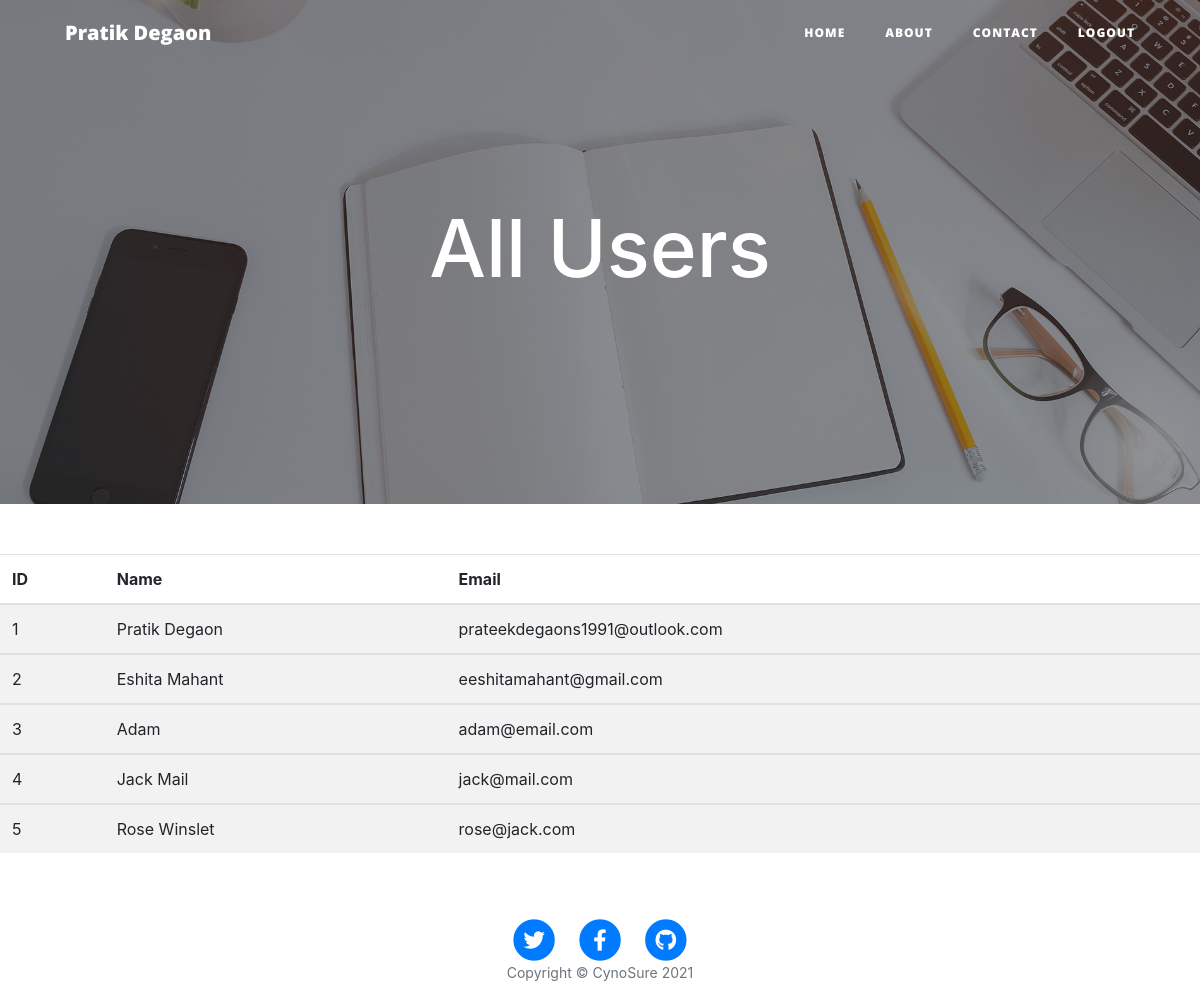
The page /allUsers/ (signed in) on the database as committed earlier.
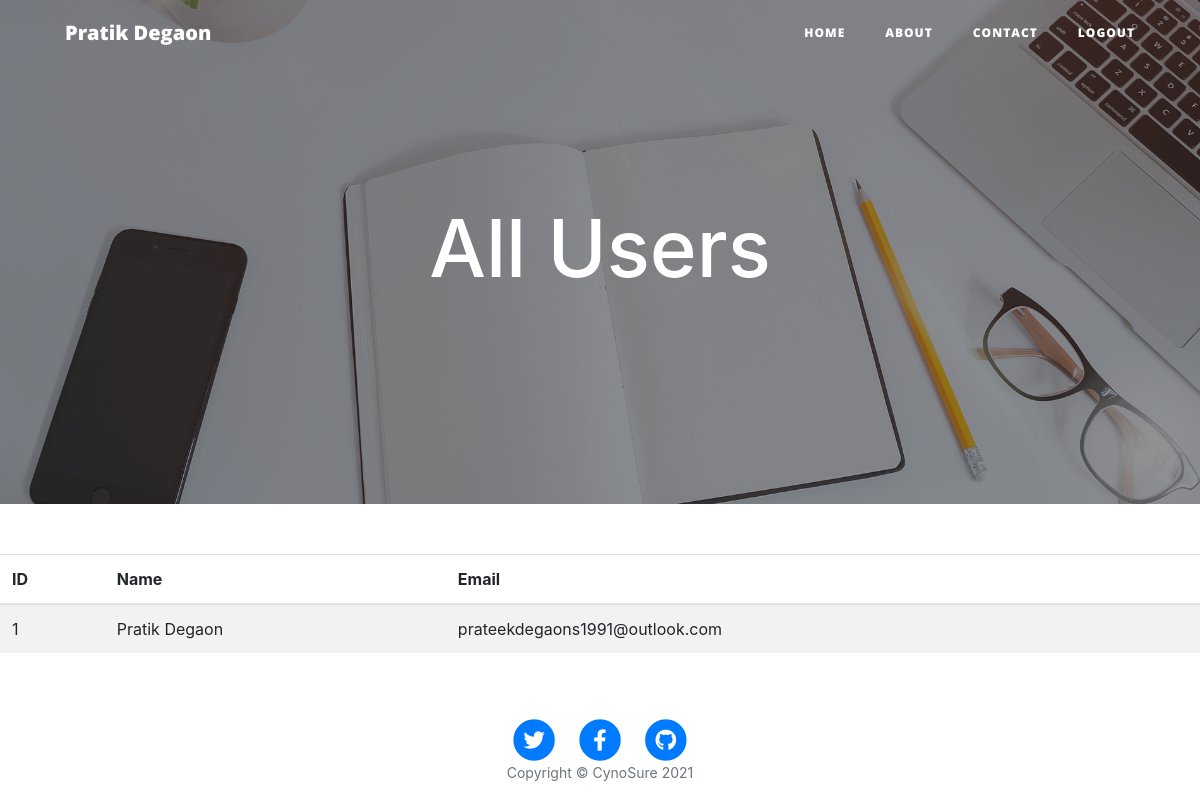
The same page on the database as committed later.
### main.py (models this page shows)
class User(UserMixin, db.Model):
    __tablename__ = "users"
    id = db.Column(db.Integer, primary_key=True)
    email = db.Column(db.String(100), unique=True)
    password = db.Column(db.String(100))
    name = db.Column(db.String(100))
    posts = relationship("BlogPost", back_populates="author")
    comments = relationship("Comment", back_populates="comment_author")

### main.py (the view)
@app.route('/allUsers/')
@login_required
@admin_only
def all_users():
    return render_template("users_list.html", all_user=User.query.order_by(User.id), date=datetime.date.today().year)

### main.py (called while the page is built)
def admin_only(f):
    @wraps(f)
    def decorator_function(*args, **kwargs):
        try:
            if not current_user.is_authenticated or current_user.id != 1:
                abort(403, "Admin Access Needed")
        except AttributeError:
            abort(401)
        else:
            return f(*args, **kwargs)
    return decorator_function

@login_manager.user_loader
def load_user(user_id):
    return User.query.get(user_id)

### templates/users_list.html (shortened to what this page needs)
{% include "header.html" %}
<link rel="stylesheet" href="https://stackpath.bootstrapcdn.com/bootstrap/4.1.3/css/bootstrap.min.css">
  <header class="masthead" style="background-image: url('{{ url_for('static', filename='img/edit-bg.jpg')}}')">
    <div class="overlay"></div>
    <div class="container">
      <div class="row">
        <div class="col-lg-8 col-md-10 mx-auto">
          <div class="page-heading">
            <h1>All Users</h1>
          </div>
        </div>
      </div>
    </div>
  </header>
<table class="table table-striped">
  <thead>
    <tr>
      <th scope="col">ID</th>
      <th scope="col">Name</th>
      <th scope="col">Email</th>
    </tr>
  </thead>
      {% for user in all_user %}
  <tbody>
    <tr>
      <td>{{user.id}}</td>
      <td>{{user.name}}</td>
      <td>{{user.email}}</td>
    </tr>
  </tbody>
        {% endfor %}
</table>
{% include "footer.html" %}

### templates/header.html (shortened to what this page needs)
<!DOCTYPE html>
<html lang="en">
<head>
  <link href="{{ url_for('static', filename='vendor/bootstrap/css/bootstrap.min.css') }}" rel="stylesheet">
  <link href="{{ url_for('static', filename='vendor/fontawesome-free/css/all.min.css')}}" rel="stylesheet" type="text/css">
  <link href="{{ url_for('static', filename='css/clean-blog.min.css')}}" rel="stylesheet">
</head>
<body>
  <nav class="navbar navbar-expand-lg navbar-light fixed-top" id="mainNav">
    <div class="container">
      <a class="navbar-brand" href="{{url_for('get_all_posts')}}">{{current_user.name}}</a>
      <div class="collapse navbar-collapse" id="navbarResponsive">
        <ul class="navbar-nav ml-auto">
          {% if current_user.is_authenticated %}
          <li class="nav-item">
            <a class="nav-link" href="/">Home</a>
          </li>
          <li class="nav-item">
            <a class="nav-link" href="/about">About</a>
          </li>
          <li class="nav-item">
            <a class="nav-link" href="/contact">Contact</a>
          </li>
          <li class="nav-item">
            <a class="nav-link" href="{{url_for('logout')}}">Logout</a>
          </li>
          {% endif %}
        </ul>
      </div>
    </div>
  </nav>

### templates/footer.html (shortened to what this page needs)
  <footer>
    <div class="container">
      <div class="row">
        <div class="col-lg-8 col-md-10 mx-auto">
          <ul class="list-inline text-center">
            <li class="list-inline-item">
              <a href="https://twitter.com/prateek_degaon" target="_blank">
                <span class="fa-stack fa-lg">
                  <i class="fas fa-circle fa-stack-2x"></i>
                  <i class="fab fa-twitter fa-stack-1x fa-inverse"></i>
                </span>
              </a>
            </li>
            <li class="list-inline-item">
              <a href="https://www.linkedin.com/in/pratik-degaon-s-a73b2b10a/" target="_blank">
                <span class="fa-stack fa-lg">
                  <i class="fas fa-circle fa-stack-2x"></i>
                  <i class="fab fa-facebook-f fa-stack-1x fa-inverse"></i>
                </span>
              </a>
            </li>
            <li class="list-inline-item">
              <a href="https://github.com/prateekdegaons1991" target="_blank">
                <span class="fa-stack fa-lg">
                  <i class="fas fa-circle fa-stack-2x"></i>
                  <i class="fab fa-github fa-stack-1x fa-inverse"></i>
                </span>
              </a>
            </li>
          </ul>
          <p class="copyright text-muted">Copyright &copy; CynoSure {{date}}</p>
        </div>
      </div>
    </div>
  </footer>
</body>
</html>

Rows that differ between the two databases and show on the page:
removed User: id "2", name "Eshita Mahant", email "eeshitamahant@gmail.com"
removed User: id "3", name "Adam", email "adam@email.com"
removed User: id "4", name "Jack Mail", email "jack@mail.com"
removed User: id "5", name "Rose Winslet", email "rose@jack.com"
